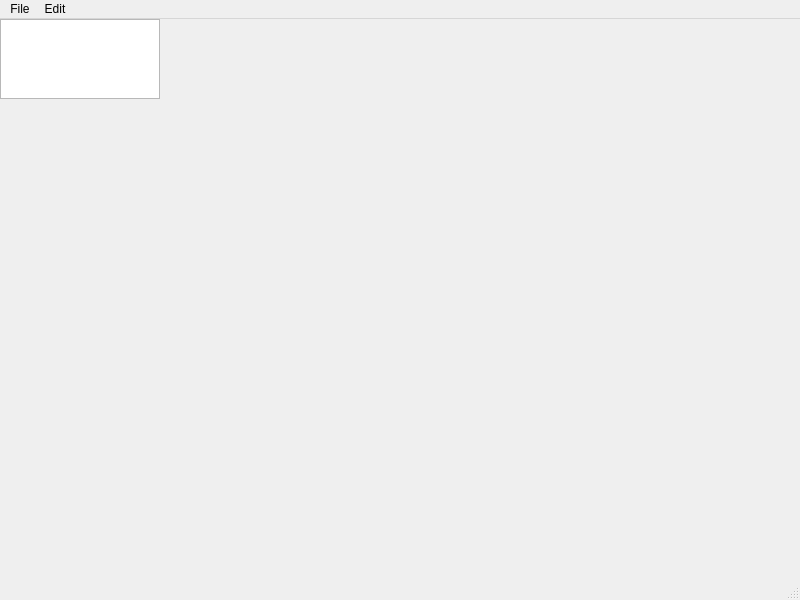
<?xml version="1.0" encoding="UTF-8"?>
<ui version="4.0">
 <class>MainWindow</class>
 <widget class="QMainWindow" name="MainWindow">
  <property name="geometry">
   <rect>
    <x>0</x>
    <y>0</y>
    <width>800</width>
    <height>600</height>
   </rect>
  </property>
  <property name="windowTitle">
   <string>MainWindow</string>
  </property>
  <widget class="QWidget" name="centralwidget">
   <widget class="QWidget" name="verticalLayoutWidget">
    <property name="geometry">
     <rect>
      <x>0</x>
      <y>0</y>
      <width>160</width>
      <height>80</height>
     </rect>
    </property>
    <layout class="QVBoxLayout" name="verticalLayout">
     <item>
      <layout class="QVBoxLayout" name="verticalLayout_2">
       <item>
        <widget class="QTextEdit" name="textEdit"/>
       </item>
      </layout>
     </item>
    </layout>
   </widget>
  </widget>
  <widget class="QStatusBar" name="statusbar"/>
  <widget class="QMenuBar" name="menuBar">
   <property name="geometry">
    <rect>
     <x>0</x>
     <y>0</y>
     <width>800</width>
     <height>17</height>
    </rect>
   </property>
   <widget class="QMenu" name="menuFile">
    <property name="title">
     <string>File</string>
    </property>
    <addaction name="actionNew"/>
    <addaction name="actionOpen"/>
    <addaction name="actionSave_As"/>
    <addaction name="actionPrint"/>
    <addaction name="actionExit"/>
   </widget>
   <widget class="QMenu" name="menuEdit">
    <property name="title">
     <string>Edit</string>
    </property>
    <addaction name="actionCopy"/>
    <addaction name="actionPaste"/>
    <addaction name="actionCut"/>
    <addaction name="actionUndo"/>
    <addaction name="actionRedo"/>
   </widget>
   <addaction name="menuFile"/>
   <addaction name="menuEdit"/>
  </widget>
  <action name="actionNew">
   <property name="icon">
    <iconset resource="Resources.qrc">
     <normaloff>:/imgs/assets/Icons/New.bmp</normaloff>:/imgs/assets/Icons/New.bmp</iconset>
   </property>
   <property name="text">
    <string>New</string>
   </property>
  </action>
  <action name="actionOpen">
   <property name="icon">
    <iconset>
     <normalon>:/imgs/assets/Icons/Open.bmp</normalon>
    </iconset>
   </property>
   <property name="text">
    <string>Open</string>
   </property>
  </action>
  <action name="actionSave_As">
   <property name="icon">
    <iconset>
     <normalon>:/imgs/assets/Icons/Save.bmp</normalon>
    </iconset>
   </property>
   <property name="text">
    <string>Save As</string>
   </property>
  </action>
  <action name="actionPrint">
   <property name="text">
    <string>Print</string>
   </property>
  </action>
  <action name="actionExit">
   <property name="text">
    <string>Exit</string>
   </property>
  </action>
  <action name="actionCopy">
   <property name="icon">
    <iconset resource="Resources.qrc">
     <normaloff>:/imgs/assets/Icons/Copy.bmp</normaloff>:/imgs/assets/Icons/Copy.bmp</iconset>
   </property>
   <property name="text">
    <string>Copy</string>
   </property>
  </action>
  <action name="actionPaste">
   <property name="icon">
    <iconset resource="Resources.qrc">
     <normaloff>:/imgs/assets/Icons/Paste.bmp</normaloff>:/imgs/assets/Icons/Paste.bmp</iconset>
   </property>
   <property name="text">
    <string>Paste</string>
   </property>
  </action>
  <action name="actionCut">
   <property name="text">
    <string>Cut</string>
   </property>
  </action>
  <action name="actionUndo">
   <property name="text">
    <string>Undo</string>
   </property>
  </action>
  <action name="actionRedo">
   <property name="text">
    <string>Redo</string>
   </property>
  </action>
 </widget>
 <resources>
  <include location="Resources.qrc"/>
 </resources>
 <connections/>
</ui>
